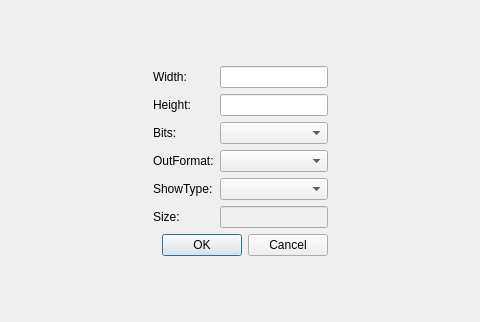
<?xml version="1.0" encoding="UTF-8"?>
<ui version="4.0">
 <class>RawOptionDlg</class>
 <widget class="QDialog" name="RawOptionDlg">
  <property name="geometry">
   <rect>
    <x>0</x>
    <y>0</y>
    <width>480</width>
    <height>322</height>
   </rect>
  </property>
  <property name="windowTitle">
   <string>RawOptionDlg</string>
  </property>
  <layout class="QHBoxLayout" name="horizontalLayout">
   <item>
    <spacer name="horizontalSpacer">
     <property name="orientation">
      <enum>Qt::Horizontal</enum>
     </property>
     <property name="sizeHint" stdset="0">
      <size>
       <width>40</width>
       <height>20</height>
      </size>
     </property>
    </spacer>
   </item>
   <item>
    <layout class="QGridLayout" name="gridLayout">
     <item row="0" column="1">
      <spacer name="verticalSpacer">
       <property name="orientation">
        <enum>Qt::Vertical</enum>
       </property>
       <property name="sizeHint" stdset="0">
        <size>
         <width>20</width>
         <height>40</height>
        </size>
       </property>
      </spacer>
     </item>
     <item row="1" column="0">
      <widget class="QLabel" name="label">
       <property name="text">
        <string>Width:</string>
       </property>
      </widget>
     </item>
     <item row="1" column="1">
      <widget class="QLineEdit" name="lineEditRawWidth"/>
     </item>
     <item row="2" column="0">
      <widget class="QLabel" name="label_2">
       <property name="text">
        <string>Height:</string>
       </property>
      </widget>
     </item>
     <item row="2" column="1">
      <widget class="QLineEdit" name="lineEditRawHeight"/>
     </item>
     <item row="3" column="0">
      <widget class="QLabel" name="label_3">
       <property name="text">
        <string>Bits:</string>
       </property>
      </widget>
     </item>
     <item row="4" column="0">
      <widget class="QLabel" name="label_4">
       <property name="text">
        <string>OutFormat:</string>
       </property>
      </widget>
     </item>
     <item row="4" column="1">
      <widget class="QComboBox" name="comboBoxOutFormat"/>
     </item>
     <item row="6" column="1">
      <widget class="QLineEdit" name="lineEditSize">
       <property name="enabled">
        <bool>false</bool>
       </property>
      </widget>
     </item>
     <item row="5" column="0">
      <widget class="QLabel" name="label_5">
       <property name="text">
        <string>ShowType:</string>
       </property>
      </widget>
     </item>
     <item row="5" column="1">
      <widget class="QComboBox" name="comboBoxShowType"/>
     </item>
     <item row="6" column="0">
      <widget class="QLabel" name="label_6">
       <property name="text">
        <string>Size:</string>
       </property>
      </widget>
     </item>
     <item row="7" column="0" colspan="2">
      <widget class="QDialogButtonBox" name="buttonBox">
       <property name="orientation">
        <enum>Qt::Horizontal</enum>
       </property>
       <property name="standardButtons">
        <set>QDialogButtonBox::Cancel|QDialogButtonBox::Ok</set>
       </property>
      </widget>
     </item>
     <item row="8" column="0">
      <spacer name="verticalSpacer_2">
       <property name="orientation">
        <enum>Qt::Vertical</enum>
       </property>
       <property name="sizeHint" stdset="0">
        <size>
         <width>20</width>
         <height>40</height>
        </size>
       </property>
      </spacer>
     </item>
     <item row="3" column="1">
      <widget class="QComboBox" name="comboBoxRawBits"/>
     </item>
    </layout>
   </item>
   <item>
    <spacer name="horizontalSpacer_2">
     <property name="orientation">
      <enum>Qt::Horizontal</enum>
     </property>
     <property name="sizeHint" stdset="0">
      <size>
       <width>40</width>
       <height>20</height>
      </size>
     </property>
    </spacer>
   </item>
  </layout>
 </widget>
 <resources/>
 <connections>
  <connection>
   <sender>buttonBox</sender>
   <signal>accepted()</signal>
   <receiver>RawOptionDlg</receiver>
   <slot>accept()</slot>
   <hints>
    <hint type="sourcelabel">
     <x>248</x>
     <y>254</y>
    </hint>
    <hint type="destinationlabel">
     <x>157</x>
     <y>274</y>
    </hint>
   </hints>
  </connection>
  <connection>
   <sender>buttonBox</sender>
   <signal>rejected()</signal>
   <receiver>RawOptionDlg</receiver>
   <slot>reject()</slot>
   <hints>
    <hint type="sourcelabel">
     <x>316</x>
     <y>260</y>
    </hint>
    <hint type="destinationlabel">
     <x>286</x>
     <y>274</y>
    </hint>
   </hints>
  </connection>
 </connections>
</ui>
